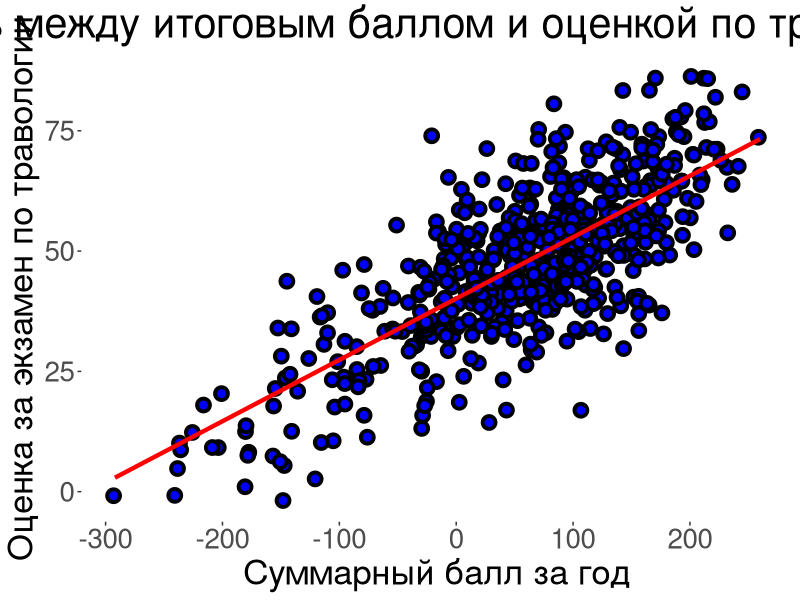
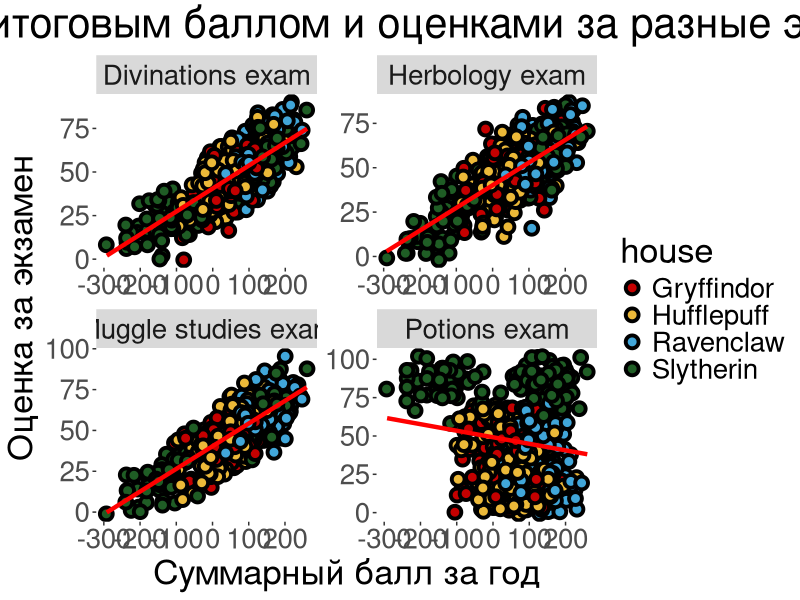
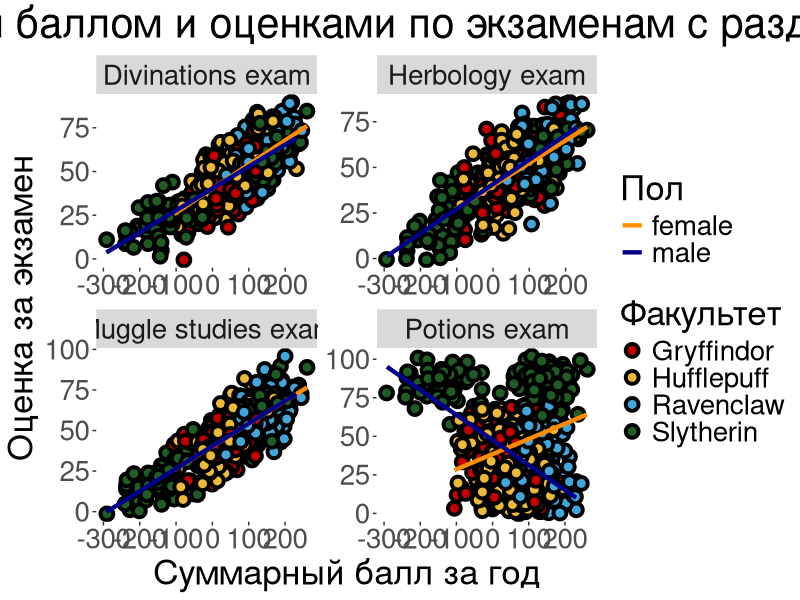
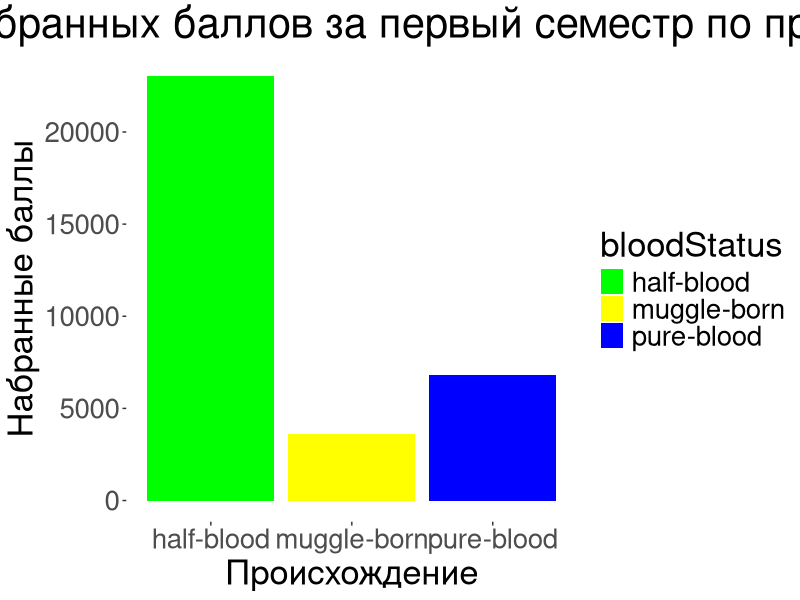
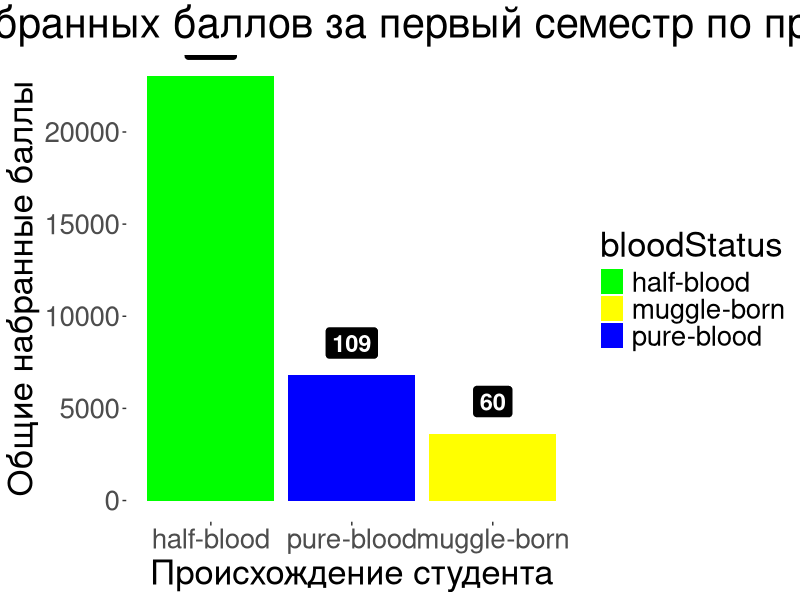
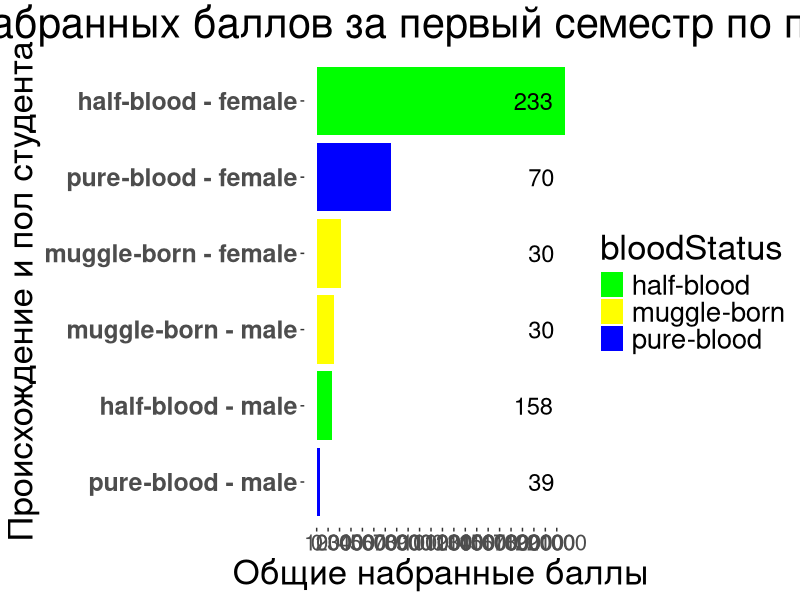
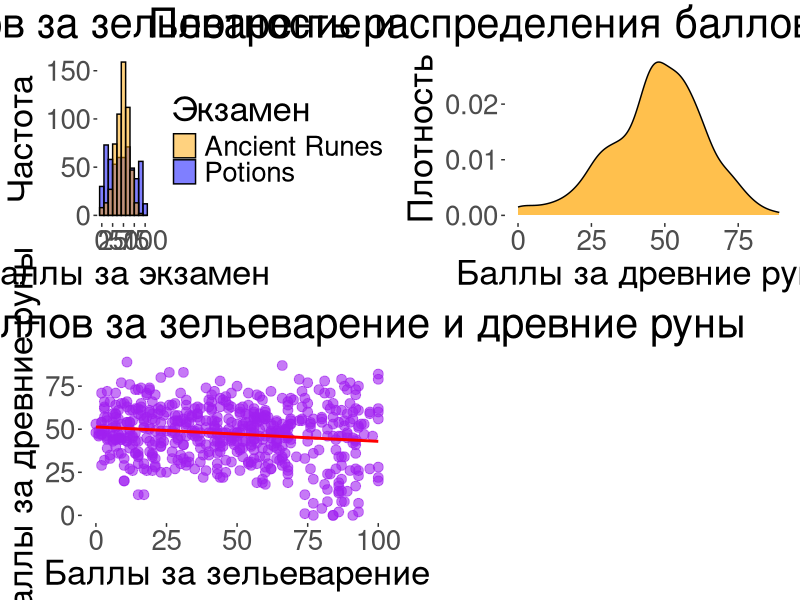
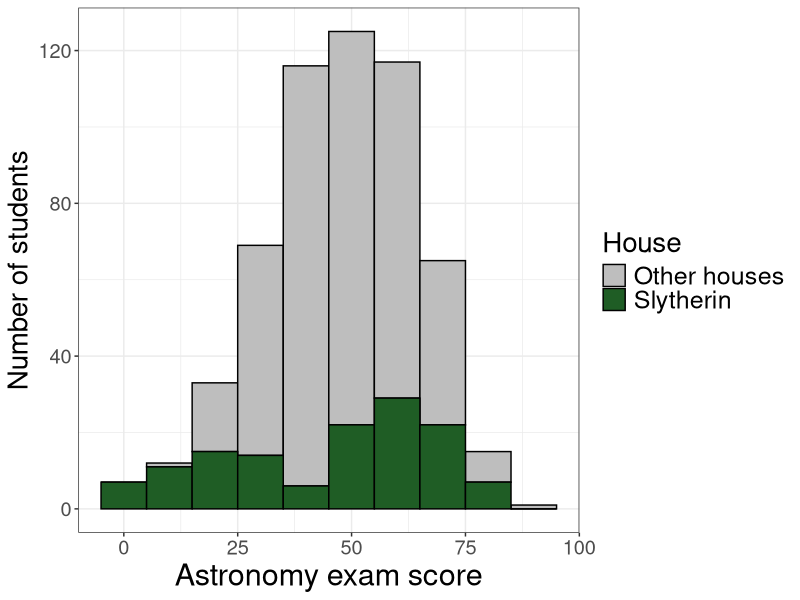

The R script that drew these images, in order: (Note: this script raises an error after producing the figures.)
## ---- chunk 1
knitr::opts_chunk$set(echo = TRUE, message = FALSE, warning = FALSE, error = FALSE, fig.width=16, fig.height=10)
library(tidyverse)
## ---- chunk 2
hogwarts <- read_csv("data/hogwarts_2024.csv")
## ---- chunk 3

hogwarts <- hogwarts |> mutate(
  across(c(house, course, sex, wandCore, bloodStatus), ~ as.factor(.x))
)

#Пересоздание theme_custom


theme_custom <- theme(
    panel.background = element_rect(fill = "white"),
    plot.title = element_text(size = 30, hjust = 0.5),
    plot.subtitle = element_text(size = 25, hjust = 0.5),
    strip.text = element_text(size = 20),
    axis.text = element_text(size = 20),
    axis.title = element_text(size = 25),
    legend.title = element_text(size = 25),
    legend.text = element_text(size = 20)
  )

# Цвета факультетов
faculty_colors <- c("Gryffindor" = "#C50000", 
                    "Hufflepuff" = "#ECB939", 
                    "Ravenclaw" = "#41A6D9", 
                    "Slytherin" = "#1F5D25")

# А еще мы создаем функцию для стандартной ошибки среднего
se <- function(x){
  sd(x, na.rm=TRUE)/sqrt(length(x))# для чего?
}


## ---- chunk 4
hogwarts |> 
  ggplot(aes(x = result, y = `Herbology exam`)) +
  geom_point(shape = 21, 
             size = 3, 
             stroke = 2, 
             fill = "blue",  
             position = position_jitter(width = 2, height = 2)) +  
geom_smooth(method = "lm", se = FALSE, color = "red", linewidth = 1.5) +
  labs(title = "Связь между итоговым баллом и оценкой по травологии",
       x = "Суммарный балл за год",
       y = "Оценка за экзамен по травологии") +
  theme_custom  

## ---- chunk 5

# Создаем датафрейм только с нужными экзаменами
exam_columns <- c("Herbology exam", "Muggle studies exam", "Divinations exam", "Potions exam")
hogwarts_long <- hogwarts |> 
  pivot_longer(cols = all_of(exam_columns), 
               names_to = "exam", 
               values_to = "score")

# Построение графиков с разделением на экзамены и цветами факультетов
hogwarts_long |> 
  ggplot(aes(x = result, y = score)) +
  geom_point(aes(fill = house),
             shape = 21, 
             size = 3, 
             stroke = 2, 
             position = position_jitter(width = 2, height = 2)) +
  geom_smooth(method = "lm", se = FALSE, color = "red", linewidth = 1.5) +
  facet_wrap(~exam, scales = "free") +  # Разделение на несколько графиков по экзаменам
  scale_fill_manual(values = faculty_colors) +  
  labs(title = "Связь между итоговым баллом и оценками за разные экзамены",
       x = "Суммарный балл за год",
       y = "Оценка за экзамен") +
  theme_custom  


## ---- chunk 6
sex_colors <- c("male" = "darkblue", "female" = "darkorange")


hogwarts_long |> 
  ggplot(aes(x = result, y = score)) +
  geom_point(aes(fill = house),  # Цвета точек по факультетам
             shape = 21, 
             size = 3, 
             stroke = 2, 
             position = position_jitter(width = 2, height = 2)) +
  geom_smooth(aes(color = sex), method = "lm", se = FALSE, linewidth = 1.5) +  
  facet_wrap(~exam, scales = "free") + # Разделение на несколько графиков по экзаменам
  scale_fill_manual(values = faculty_colors) +  
  scale_color_manual(values = sex_colors) +  
  labs(title = "Связь между итоговым баллом и оценками по экзаменам с разделением по полу",
       x = "Суммарный балл за год",
       y = "Оценка за экзамен",
       color = "Пол",  
       fill = "Факультет") +  
  theme_custom  
## ---- chunk 7
# Группируем данные
hogwarts_summary <- hogwarts |> 
  rowwise() |> 
  mutate(semester_1_score = sum(c_across(starts_with("week_")), na.rm = TRUE)) |>  # Суммируем баллы за 1-17 недели
  ungroup() |> 
  group_by(bloodStatus) |>  # Группируем по происхождению
  summarise(total_score = sum(semester_1_score))

# Построение барплота
hogwarts_summary |> 
  ggplot(aes(x = bloodStatus, y = total_score, fill = bloodStatus)) +
  geom_col() +  
  labs(title = "Распределение набранных баллов за первый семестр по происхождению",
       x = "Происхождение",
       y = "Набранные баллы") +
  scale_fill_manual(values = c("pure-blood" = "blue", "half-blood" = "green", "muggle-born" = "yellow")) +  # Цвета для категорий
  theme_custom  

## ---- chunk 8
# Группируем данные
hogwarts_summary <- hogwarts |> 
  rowwise() |> 
  mutate(semester_1_score = sum(c_across(starts_with("week_")))) |>  # Суммируем баллы за 1-17 недели
  ungroup() |> 
  group_by(bloodStatus) |>  # Группируем по происхождению
  summarise(total_score = sum(semester_1_score), 
            count_students = n())  # Добавляем количество студентов



# Построение барплота с текстовыми метками
hogwarts_summary |> 
  ggplot(aes(x = reorder(bloodStatus, -total_score), # Сортировка 
             y = total_score, 
             fill = bloodStatus)) +  
  geom_col() +  
  geom_label(aes(label = count_students), 
             color = "white", 
             fill = "black", 
             size = 6, 
             fontface = "bold", 
             vjust = -0.5) +  # Добавляем метки с количеством студентов
  labs(title = "Распределение набранных баллов за первый семестр по происхождению",
       x = "Происхождение студента",
       y = "Общие набранные баллы") +
  scale_fill_manual(values = c("pure-blood" = "blue", "half-blood" = "green", "muggle-born" = "yellow")) +  
  theme_custom  

## ---- chunk 9
# Группируем данные по происхождению и полу
hogwarts_summary_gender <- hogwarts |> 
  rowwise() |> 
  mutate(semester_1_score = sum(c_across(starts_with("week_")))) |>  # Суммируем баллы за 1-17 недели
  ungroup() |> 
  group_by(bloodStatus, sex) |>  # Группируем по происхождению и полу
  summarise(total_score = sum(semester_1_score), 
            count_students = n())  # Добавляем количество студентов

# Построение барплота с разбивкой по происхождению и полу
barPlot_gender <- hogwarts_summary_gender |> 
  ggplot(aes(x = total_score, y = fct_reorder(paste(bloodStatus, sex, sep = " - "), total_score), fill = bloodStatus)) +  
  geom_col() +  
  geom_text(aes(label = count_students), 
            x = 21000,
            color = "black", 
            size = 6, 
            hjust = 1.1) +  # Размещение меток справа
  labs(title = "Распределение набранных баллов за первый семестр по происхождению и полу",
       x = "Общие набранные баллы",
       y = "Происхождение и пол студента") +
  scale_fill_manual(values = c("pure-blood" = "blue", "half-blood" = "green", "muggle-born" = "yellow")) +  # Цвета для категорий
  scale_x_continuous(breaks = seq(0, max(hogwarts_summary_gender$total_score), by = 1000)) +  # Шаг оси Y через 1000 баллов
  theme_custom +
  theme(axis.text.x = element_text(size = 16), 
        axis.text.y = element_text(size = 18, face = "bold"))

# Сохраняем график в формате PNG
ggsave("hogwarts_gender_score_distribution.png", barPlot_gender, width = 20, height = 15, dpi = 300, units = "in")

# Вывод графика с метками
barPlot_gender

## ---- chunk 10
# Подключение библиотеки для объединения графиков
library(ggpubr)

# Гистограмма для распределения баллов по зельеварению и древним рунам
hist_combined <- ggplot(hogwarts, aes(x = `Potions exam`, fill = "Potions")) +
  geom_histogram(binwidth = 10, color = "black", alpha = 0.5) +
  geom_histogram(aes(x = `Study of ancient runes exam`, fill = "Ancient Runes"), binwidth = 10, color = "black", alpha = 0.5) +
  scale_fill_manual(values = c("Potions" = "blue", "Ancient Runes" = "orange")) +
  labs(title = "Распределение баллов за зельеварение и древние руны",
       x = "Баллы за экзамен", y = "Частота", fill = "Экзамен") +
  theme_custom

# Диаграмма плотности для древних рун без разделения по происхождению
density_runes <- ggplot(hogwarts, aes(x = `Study of ancient runes exam`)) +
  geom_density(fill = "orange", alpha = 0.7) +
  labs(title = "Плотность распределения баллов за древние руны",
       x = "Баллы за древние руны", y = "Плотность") +
  theme_custom

# Диаграмма рассеяния для сравнения баллов по зельеварению и древним рунам
scatter_comparison <- ggplot(hogwarts, aes(x = `Potions exam`, y = `Study of ancient runes exam`)) +
  geom_point(size = 3, alpha = 0.6, color = "purple") +
  geom_smooth(method = "lm", se = FALSE, color = "red", linewidth = 1) +
  labs(title = "Сравнение баллов за зельеварение и древние руны",
       x = "Баллы за зельеварение", y = "Баллы за древние руны") +
  theme_custom

# Объединение графиков с использованием ggarrange
final_plot <- ggarrange(
  hist_combined, density_runes,   # Два графика в первой строке
  scatter_comparison,             # Один график во второй строке, занимающий всю ширину
  ncol = 2, nrow = 2,             # 2 столбца и 2 строки
  heights = c(1, 1),              # Вторая строка занимает целиком нижнюю строку
  widths = c(1, 1)                # Равные ширины для первой строки
)

# Сохранение графика
ggsave("comparison_plot.png", final_plot, width = 20, height = 15, dpi = 300, units = "in")

# Вывод объединенного графика
final_plot


## ---- chunk 11
ggplot(hogwarts, aes(x = `Astronomy exam`, fill = house == "Slytherin")) +  
  geom_histogram(binwidth = 10, color = "black") +  
  scale_fill_manual(values = c("FALSE" = "grey", "TRUE" = '#1F5D25'), labels = c("Other houses", "Slytherin")) +  
  theme_bw() +
  labs(
       x = "Astronomy exam score",  
       y = "Number of students",  
       fill = "House") +  
  theme(
    text = element_text(size = 18),  
    axis.title.x = element_text(size = 22),  
    axis.title.y = element_text(size = 20),  
    legend.title = element_text(size = 20),  
    legend.text = element_text(size = 18)  
  )
## ---- chunk 12
theme_custom <- theme(
  text = element_text(size = 14),  
  plot.title = element_text(hjust = 0.5),  
  panel.background = element_rect(fill = "white", color = NA),  
  plot.background = element_rect(fill = "white", color = NA),  
  panel.grid.major = element_line(color = "grey80"),  
  panel.grid.minor = element_line(color = "grey90"),  
  panel.border = element_rect(color = "black", fill = NA)  
)

# Применение кастомной темы 
ggplot(hogwarts, aes(x = fct_reorder(house, -week_3), y = week_3)) +  
  geom_boxplot(aes(fill = bloodStatus),  
               notch = TRUE, 
               outlier.shape = NA,  # Убираем отображение выбросов
               lwd = 1,  # Толщина линий боксплота
               width = 0.5) +  # Ширина боксплота
  geom_jitter(aes(color = bloodStatus), width = 0.4, size = 2, alpha = 0.7) +  
  scale_fill_manual(values = c("pure-blood" = "#41A6D9", 
                               "half-blood" = "#ECB939", 
                               "muggle-born" = "#305A30")) +  # Цвета для категорий bloodStatus
  scale_color_manual(values = c("pure-blood" = "#51B6E9", 
                                "half-blood" = "#FCC949", 
                                "muggle-born" = "#406A40")) +  # Цвета для джиттера
  labs(title = "Распределение баллов на 3-й неделе по факультетам и происхождению",
       x = "Факультет",
       y = "Баллы на 3-й неделе",
       fill = "Происхождение",
       color = "Происхождение") +
  theme_custom
## ---- chunk 13
ggplot(hogwarts, aes(x = `Astronomy exam`)) +
  geom_histogram(binwidth = 10, color = "black", fill = "skyblue", alpha = 0.7) +  
  facet_wrap(vars(course), ncol = 3) +  
  theme_minimal() +
  labs(title = "Распределение баллов за экзамен по астрономии",
       x = "Баллы за экзамен по астрономии",
       y = "Количество студентов") +
  maintheme
## ---- chunk 14
ggplot(hogwarts, aes(x = `Defence against the dark arts exam`)) +
  geom_density(aes(fill = "Defence against the dark arts"), alpha = 0.5, color = "blue") +  
  geom_density(aes(x = `Herbology exam`, fill = "Herbology"), alpha = 0.5, color = "green") +  
  facet_grid(sex ~ .) +  # Фасетирование по полу
  scale_fill_manual(values = c("Defence against the dark arts" = "blue", "Herbology" = "green")) +  
  labs(title = "Распределение плотности вероятности оценок студентов",
       x = "Оценки",
       y = "Плотность",
       fill = "Экзамен") +
  theme_custom
